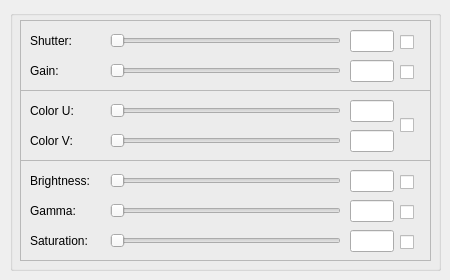
<?xml version="1.0" encoding="UTF-8"?>
<ui version="4.0">
 <class>WidgetVidCapSrcImageProperties</class>
 <widget class="QWidget" name="WidgetVidCapSrcImageProperties">
  <property name="geometry">
   <rect>
    <x>0</x>
    <y>0</y>
    <width>450</width>
    <height>280</height>
   </rect>
  </property>
  <property name="windowTitle">
   <string>Form</string>
  </property>
  <widget class="QGroupBox" name="groupBox">
   <property name="geometry">
    <rect>
     <x>10</x>
     <y>10</y>
     <width>431</width>
     <height>261</height>
    </rect>
   </property>
   <property name="title">
    <string/>
   </property>
   <widget class="QFrame" name="frame">
    <property name="geometry">
     <rect>
      <x>10</x>
      <y>10</y>
      <width>411</width>
      <height>71</height>
     </rect>
    </property>
    <property name="frameShape">
     <enum>QFrame::StyledPanel</enum>
    </property>
    <property name="frameShadow">
     <enum>QFrame::Raised</enum>
    </property>
    <widget class="QLabel" name="label">
     <property name="geometry">
      <rect>
       <x>10</x>
       <y>10</y>
       <width>61</width>
       <height>21</height>
      </rect>
     </property>
     <property name="text">
      <string>Shutter:</string>
     </property>
    </widget>
    <widget class="QLineEdit" name="ShutterText">
     <property name="geometry">
      <rect>
       <x>330</x>
       <y>10</y>
       <width>44</width>
       <height>22</height>
      </rect>
     </property>
     <property name="sizePolicy">
      <sizepolicy hsizetype="Preferred" vsizetype="Fixed">
       <horstretch>0</horstretch>
       <verstretch>0</verstretch>
      </sizepolicy>
     </property>
     <property name="readOnly">
      <bool>true</bool>
     </property>
    </widget>
    <widget class="QLabel" name="label_2">
     <property name="geometry">
      <rect>
       <x>10</x>
       <y>40</y>
       <width>41</width>
       <height>21</height>
      </rect>
     </property>
     <property name="text">
      <string>Gain:</string>
     </property>
    </widget>
    <widget class="QCheckBox" name="ShutterAutoCB">
     <property name="geometry">
      <rect>
       <x>380</x>
       <y>10</y>
       <width>21</width>
       <height>24</height>
      </rect>
     </property>
     <property name="text">
      <string/>
     </property>
    </widget>
    <widget class="QLineEdit" name="GainText">
     <property name="geometry">
      <rect>
       <x>330</x>
       <y>40</y>
       <width>44</width>
       <height>22</height>
      </rect>
     </property>
     <property name="sizePolicy">
      <sizepolicy hsizetype="Preferred" vsizetype="Fixed">
       <horstretch>0</horstretch>
       <verstretch>0</verstretch>
      </sizepolicy>
     </property>
     <property name="readOnly">
      <bool>true</bool>
     </property>
    </widget>
    <widget class="QCheckBox" name="GainAutoCB">
     <property name="geometry">
      <rect>
       <x>380</x>
       <y>40</y>
       <width>21</width>
       <height>24</height>
      </rect>
     </property>
     <property name="text">
      <string/>
     </property>
    </widget>
    <widget class="QSlider" name="ShutterSlider">
     <property name="geometry">
      <rect>
       <x>90</x>
       <y>10</y>
       <width>231</width>
       <height>22</height>
      </rect>
     </property>
     <property name="minimum">
      <number>10</number>
     </property>
     <property name="maximum">
      <number>100</number>
     </property>
     <property name="value">
      <number>10</number>
     </property>
     <property name="orientation">
      <enum>Qt::Horizontal</enum>
     </property>
    </widget>
    <widget class="QSlider" name="GainSlider">
     <property name="geometry">
      <rect>
       <x>90</x>
       <y>40</y>
       <width>231</width>
       <height>22</height>
      </rect>
     </property>
     <property name="minimum">
      <number>10</number>
     </property>
     <property name="maximum">
      <number>100</number>
     </property>
     <property name="value">
      <number>10</number>
     </property>
     <property name="orientation">
      <enum>Qt::Horizontal</enum>
     </property>
    </widget>
   </widget>
   <widget class="QFrame" name="frame_2">
    <property name="geometry">
     <rect>
      <x>10</x>
      <y>80</y>
      <width>411</width>
      <height>71</height>
     </rect>
    </property>
    <property name="frameShape">
     <enum>QFrame::StyledPanel</enum>
    </property>
    <property name="frameShadow">
     <enum>QFrame::Raised</enum>
    </property>
    <widget class="QLabel" name="label_3">
     <property name="geometry">
      <rect>
       <x>10</x>
       <y>10</y>
       <width>61</width>
       <height>21</height>
      </rect>
     </property>
     <property name="text">
      <string>Color U:</string>
     </property>
    </widget>
    <widget class="QSlider" name="ColorVSlider">
     <property name="geometry">
      <rect>
       <x>90</x>
       <y>40</y>
       <width>231</width>
       <height>22</height>
      </rect>
     </property>
     <property name="minimum">
      <number>10</number>
     </property>
     <property name="maximum">
      <number>100</number>
     </property>
     <property name="value">
      <number>10</number>
     </property>
     <property name="orientation">
      <enum>Qt::Horizontal</enum>
     </property>
    </widget>
    <widget class="QLineEdit" name="ColorUText">
     <property name="geometry">
      <rect>
       <x>330</x>
       <y>10</y>
       <width>44</width>
       <height>22</height>
      </rect>
     </property>
     <property name="sizePolicy">
      <sizepolicy hsizetype="Preferred" vsizetype="Fixed">
       <horstretch>0</horstretch>
       <verstretch>0</verstretch>
      </sizepolicy>
     </property>
     <property name="readOnly">
      <bool>true</bool>
     </property>
    </widget>
    <widget class="QCheckBox" name="ColorAutoCB">
     <property name="geometry">
      <rect>
       <x>380</x>
       <y>10</y>
       <width>21</width>
       <height>51</height>
      </rect>
     </property>
     <property name="text">
      <string/>
     </property>
    </widget>
    <widget class="QSlider" name="ColorUSlider">
     <property name="geometry">
      <rect>
       <x>90</x>
       <y>10</y>
       <width>231</width>
       <height>22</height>
      </rect>
     </property>
     <property name="minimum">
      <number>10</number>
     </property>
     <property name="maximum">
      <number>100</number>
     </property>
     <property name="value">
      <number>10</number>
     </property>
     <property name="orientation">
      <enum>Qt::Horizontal</enum>
     </property>
    </widget>
    <widget class="QLabel" name="label_4">
     <property name="geometry">
      <rect>
       <x>10</x>
       <y>40</y>
       <width>61</width>
       <height>21</height>
      </rect>
     </property>
     <property name="text">
      <string>Color V:</string>
     </property>
    </widget>
    <widget class="QLineEdit" name="ColorVText">
     <property name="geometry">
      <rect>
       <x>330</x>
       <y>40</y>
       <width>44</width>
       <height>22</height>
      </rect>
     </property>
     <property name="sizePolicy">
      <sizepolicy hsizetype="Preferred" vsizetype="Fixed">
       <horstretch>0</horstretch>
       <verstretch>0</verstretch>
      </sizepolicy>
     </property>
     <property name="readOnly">
      <bool>true</bool>
     </property>
    </widget>
   </widget>
   <widget class="QFrame" name="frame_3">
    <property name="geometry">
     <rect>
      <x>10</x>
      <y>150</y>
      <width>411</width>
      <height>101</height>
     </rect>
    </property>
    <property name="frameShape">
     <enum>QFrame::StyledPanel</enum>
    </property>
    <property name="frameShadow">
     <enum>QFrame::Raised</enum>
    </property>
    <widget class="QLabel" name="label_6">
     <property name="geometry">
      <rect>
       <x>10</x>
       <y>40</y>
       <width>61</width>
       <height>21</height>
      </rect>
     </property>
     <property name="text">
      <string>Gamma:</string>
     </property>
    </widget>
    <widget class="QSlider" name="BrightnessSlider">
     <property name="geometry">
      <rect>
       <x>90</x>
       <y>10</y>
       <width>231</width>
       <height>22</height>
      </rect>
     </property>
     <property name="minimum">
      <number>10</number>
     </property>
     <property name="maximum">
      <number>100</number>
     </property>
     <property name="value">
      <number>10</number>
     </property>
     <property name="orientation">
      <enum>Qt::Horizontal</enum>
     </property>
    </widget>
    <widget class="QLineEdit" name="GammaText">
     <property name="geometry">
      <rect>
       <x>330</x>
       <y>40</y>
       <width>44</width>
       <height>22</height>
      </rect>
     </property>
     <property name="sizePolicy">
      <sizepolicy hsizetype="Preferred" vsizetype="Fixed">
       <horstretch>0</horstretch>
       <verstretch>0</verstretch>
      </sizepolicy>
     </property>
     <property name="readOnly">
      <bool>true</bool>
     </property>
    </widget>
    <widget class="QLabel" name="label_5">
     <property name="geometry">
      <rect>
       <x>10</x>
       <y>10</y>
       <width>81</width>
       <height>21</height>
      </rect>
     </property>
     <property name="text">
      <string>Brightness:</string>
     </property>
    </widget>
    <widget class="QLabel" name="label_7">
     <property name="geometry">
      <rect>
       <x>10</x>
       <y>70</y>
       <width>81</width>
       <height>21</height>
      </rect>
     </property>
     <property name="text">
      <string>Saturation:</string>
     </property>
    </widget>
    <widget class="QCheckBox" name="SaturationAutoCB">
     <property name="geometry">
      <rect>
       <x>380</x>
       <y>70</y>
       <width>21</width>
       <height>24</height>
      </rect>
     </property>
     <property name="text">
      <string/>
     </property>
    </widget>
    <widget class="QLineEdit" name="SaturationText">
     <property name="geometry">
      <rect>
       <x>330</x>
       <y>70</y>
       <width>44</width>
       <height>22</height>
      </rect>
     </property>
     <property name="sizePolicy">
      <sizepolicy hsizetype="Preferred" vsizetype="Fixed">
       <horstretch>0</horstretch>
       <verstretch>0</verstretch>
      </sizepolicy>
     </property>
     <property name="readOnly">
      <bool>true</bool>
     </property>
    </widget>
    <widget class="QCheckBox" name="BrightnessAutoCB">
     <property name="geometry">
      <rect>
       <x>380</x>
       <y>10</y>
       <width>21</width>
       <height>24</height>
      </rect>
     </property>
     <property name="text">
      <string/>
     </property>
    </widget>
    <widget class="QSlider" name="GammaSlider">
     <property name="geometry">
      <rect>
       <x>90</x>
       <y>40</y>
       <width>231</width>
       <height>22</height>
      </rect>
     </property>
     <property name="minimum">
      <number>10</number>
     </property>
     <property name="maximum">
      <number>100</number>
     </property>
     <property name="value">
      <number>10</number>
     </property>
     <property name="orientation">
      <enum>Qt::Horizontal</enum>
     </property>
    </widget>
    <widget class="QSlider" name="SaturationSlider">
     <property name="geometry">
      <rect>
       <x>90</x>
       <y>70</y>
       <width>231</width>
       <height>22</height>
      </rect>
     </property>
     <property name="minimum">
      <number>10</number>
     </property>
     <property name="maximum">
      <number>100</number>
     </property>
     <property name="value">
      <number>10</number>
     </property>
     <property name="orientation">
      <enum>Qt::Horizontal</enum>
     </property>
    </widget>
    <widget class="QCheckBox" name="GammaAutoCB">
     <property name="geometry">
      <rect>
       <x>380</x>
       <y>40</y>
       <width>21</width>
       <height>24</height>
      </rect>
     </property>
     <property name="text">
      <string/>
     </property>
    </widget>
    <widget class="QLineEdit" name="BrightnessText">
     <property name="geometry">
      <rect>
       <x>330</x>
       <y>10</y>
       <width>44</width>
       <height>22</height>
      </rect>
     </property>
     <property name="sizePolicy">
      <sizepolicy hsizetype="Preferred" vsizetype="Fixed">
       <horstretch>0</horstretch>
       <verstretch>0</verstretch>
      </sizepolicy>
     </property>
     <property name="readOnly">
      <bool>true</bool>
     </property>
    </widget>
   </widget>
  </widget>
 </widget>
 <tabstops>
  <tabstop>ShutterSlider</tabstop>
  <tabstop>ShutterText</tabstop>
  <tabstop>ShutterAutoCB</tabstop>
  <tabstop>GainSlider</tabstop>
  <tabstop>GainText</tabstop>
  <tabstop>GainAutoCB</tabstop>
  <tabstop>ColorUSlider</tabstop>
  <tabstop>ColorUText</tabstop>
  <tabstop>ColorAutoCB</tabstop>
  <tabstop>ColorVSlider</tabstop>
  <tabstop>ColorVText</tabstop>
  <tabstop>BrightnessSlider</tabstop>
  <tabstop>BrightnessText</tabstop>
  <tabstop>BrightnessAutoCB</tabstop>
  <tabstop>GammaSlider</tabstop>
  <tabstop>GammaText</tabstop>
  <tabstop>GammaAutoCB</tabstop>
  <tabstop>SaturationSlider</tabstop>
  <tabstop>SaturationText</tabstop>
  <tabstop>SaturationAutoCB</tabstop>
 </tabstops>
 <resources/>
 <connections/>
</ui>
